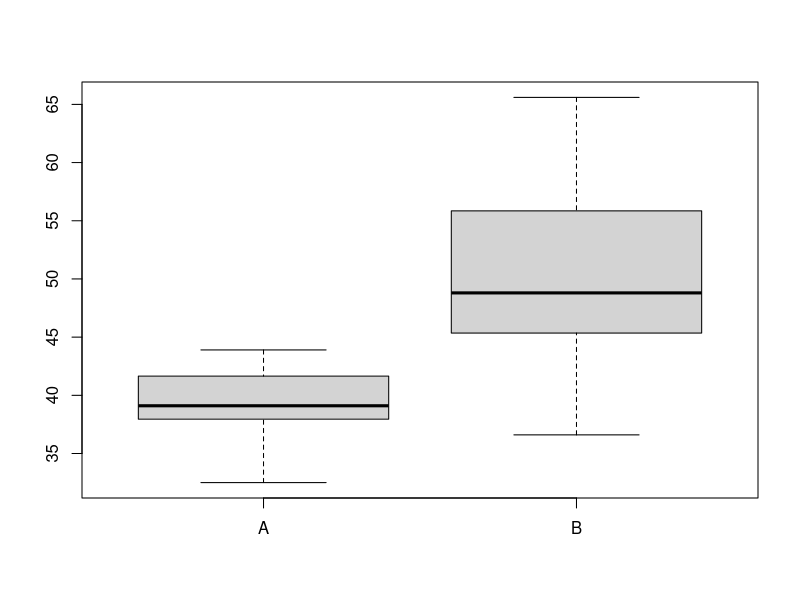
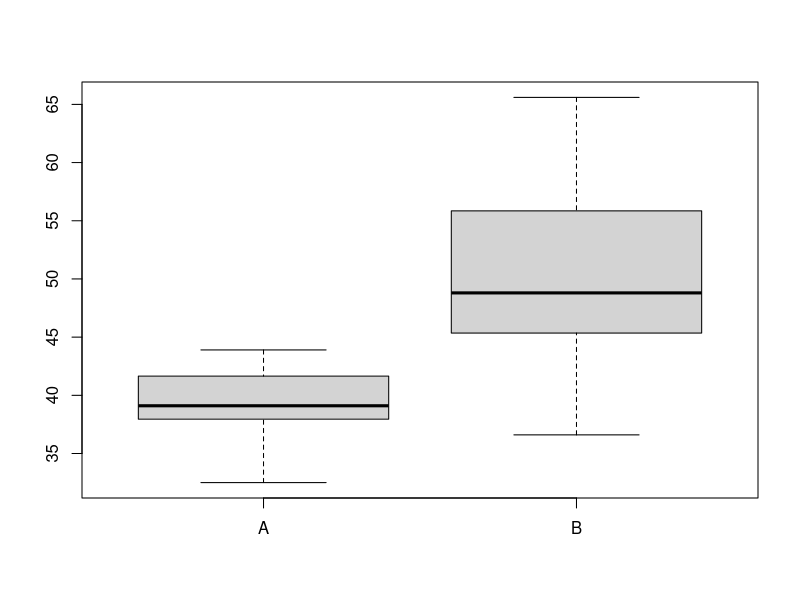
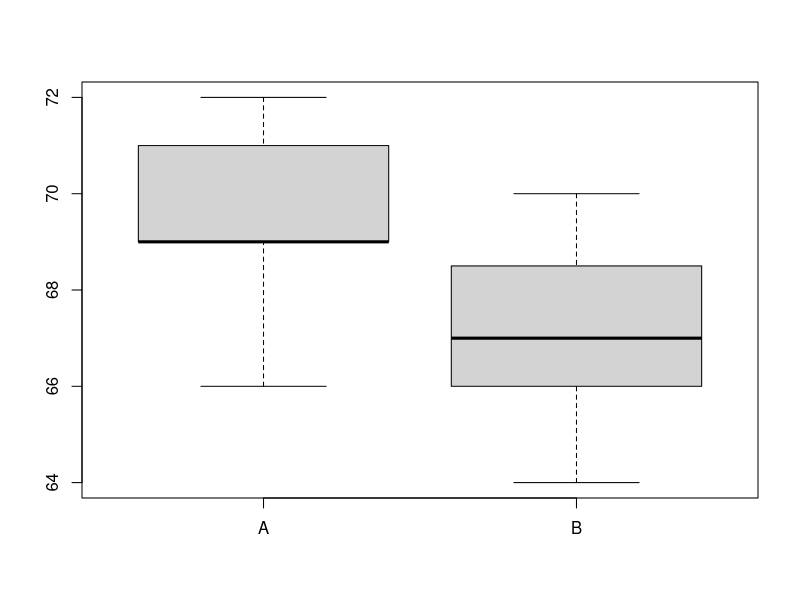
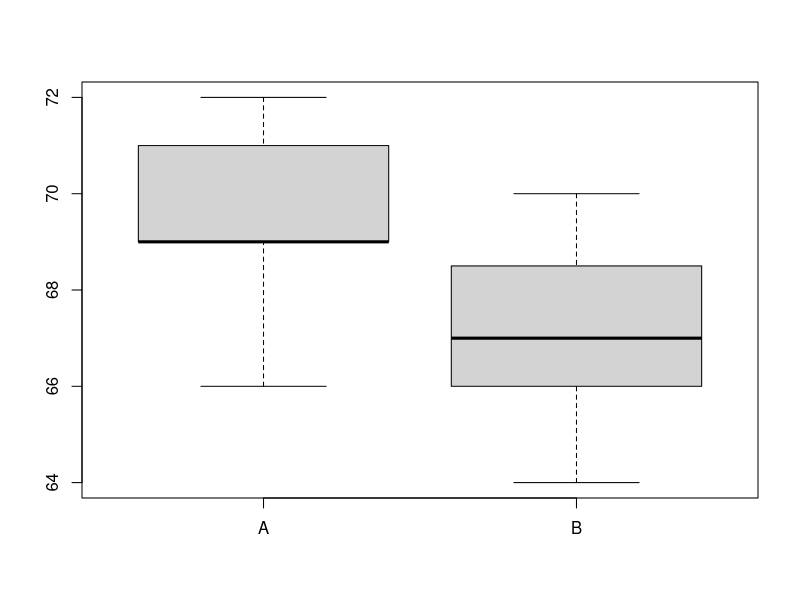
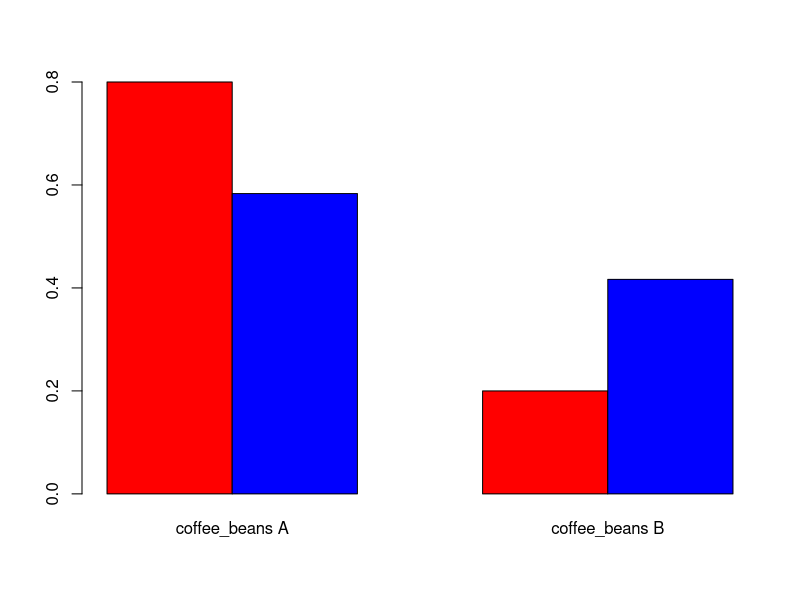

Write the R code that produced these figures, in order. (Note: this script raises an error after producing the figures.)
# # 두 집단 차이 거정
# 모수 :  평균 -> 독립된(연속형) 두 모집단 종속된 -> paired
#         비율
#         빈도

# 2. 평균이 이고 분산이 인 정규모집단과 평균이  이고 분산이   인 정규모집단에서 독립적으로 각각 15개씩 랜덤하게 표본을 추출한 결과과 다음과 같다고 하자. 각 질문에
# 대한 답을 기술하되, R을 이용하고 R코드와 결과도 함께 기술하시오.

# 1) 표본 자료에 대한 데이터 객체를 생성하시오.
x <- c(39.1,
       38.4,
       32.5,
       42.3,
       43.9,
       39.6,
       40.2 ,
       38.0,
       42.3,
       34.6,
       41.4,
       38.7,
       41.9,
       37.9,
       36.9)
y <- c (55.3,
        50.2,
        47.0,
        65.2,
        44.0,
        46.7,
        48.8,
        36.6,
        57.5,
        51.1,
        46.7,
        42.6,
        65.6,
        56.4,
        38.4)

# 2) 두 모집단에서 관측한 데이터에 대한 상자그림표를 그리고 자료에 대한 분포에 대하여 설명하시오.
boxplot(x, y, names = c("A", "B"))
box <- boxplot(x, y, names = c("A", "B"))
? boxplot
box$stats # 최소 최대 4분위수
# [,1]  [,2]
# [1,] 32.50 36.60
# [2,] 37.95 45.35
# [3,] 39.10 48.80
# [4,] 41.65 55.85
# [5,] 43.90 65.60

# 3) 각 표본에 대한 평균과 표준편차를 구하시오.
mean(x)
mean(y)
sd(x)
sd(y)
# 4) 두 모집단이 정규분포를 따른다고 할 수 있는지 유의수준 5%로 검정하시오.
? shapiro.test # Performs the Shapiro-Wilk test of normality.

shapiro.test(x)
shapiro.test(y)
# p-value = 0.7022
# p-value = 0.6617
# p-value > 0.05이므로 데이터가 정규 분포를 따른다는 귀무가설을 기각할 수 없다.

# 5) 두 모집단의 분산이 같다고 할 수 있는지 유의수준 5%로 점정하시오.
var.test(x, y)
var_test <- var.test(x,
                     y,
                     ratio = 1,
                     alternative = "two.sided",
                     conf.level = 0.95)
var_test
# p-value = 0.0003937
# p-value가 0.05보다 작으므로 분산은 유의미하게 다르다고 볼수 있습니다.

# 6) 두 모집단의 모평균 차이를 추정하시오.
t.test(x, y, var.equal = FALSE)

#p-value = 0.0002159
# 차이가 유의미하다.
# 7) 두 모집단의 모평균 차이에 대하여 95% 신뢰구간을 구하시오.
# 95 percent confidence interval:
# -15.92532  -5.99468
# 8) 두 모집단의 모평균이 같다고 할 수 있는지 유의수준 5%로 검정하시오.
# 3. 운동요법이 몸무게에 영향을 미치는지를 조사하기 위해 15명을 대상으로 운동요법 실시
# 전후의 몸무게를 측정하였다. 각 질문에 대한 답을 기술하되, R을 이용하고 R코드와 결
# 과도 함께 기술하시오.
# 1 2 3 4 5 6 7 8 9 10 11 12 13 14 15

# 1) 이 자료에 대한 데이터 객체를 생성하시오.
x <- c(71, 72, 66, 69, 69, 69, 70, 67, 72, 67, 71, 72, 69, 69, 70)
y <- c(69, 67, 68, 68, 70, 67, 67, 64, 65, 64, 66, 70, 70, 67 , 66)
# 2) 운동 전후 체중 차이에 대한 상자그림표를 작성하고 결과를 해석하시오.
boxplot(x, y, names = c("A", "B"))
box <- boxplot(x, y, names = c("A", "B"))
#? boxplot
# box$stats # 최소 최대 4분위수
# [,1] [,2]
# [1,]   66 64.0
# [2,]   69 66.0
# [3,]   69 67.0
# [4,]   71 68.5
# [5,]   72 70.0

# 3) 운동 전후 체중 차이가 정규분포를 따른다고 할 수 있는지 유의수준 5%로 검정하시오.
shapiro.test(x)
shapiro.test(y)
# p-value = 0.1989
# p-value = 0.2741
# 0.05보다 크므로 정규분포를 따른다.
# 4) 체중 차이에 대한 표본평균과 표준편차를 구하시오.
mean(x)
mean(y)
sd(x)
sd(y)
# 5) 운동 전후 체중의 모평균 차이에 대한 95% 신뢰구간을 구하시오.
var.test(x, y)
# p-value = 0.8172
t.test(x, y, var.equal = TRUE)
# p-value = 0.002763
# 차이가 유의미하다.
# 6) 운동 후 체중이 감소했다고 할 수 있는지 유의수준 5%로 검정하고 결과를 기술하시오,

beans <- matrix(c(160, 40, 175, 125), nrow = 2, byrow = TRUE)
rownames(beans) <- c("region I", "region II")
colnames(beans) <- c("coffee_beans A", "coffee_beans B")
bean_prop <- prop.table(beans, margin = 1)
bean_prop
barplot(bean_prop, col = c("red", "blue"), beside = TRUE)
legend(locator(1), c("region I", "region II"), fill = c("red", "blue"))
prop_test <- prop.test(beans,
                       p = NULL,
                       alternative = "two.sided",
                       correct = FALSE)

prop_test
summary(prop_test)
prop <- prop_test$estimate
prop
diff_prop <- prop[1] - prop[2]
names(diff_prop) <- c("difference in mean")
diff_prop


# 4. 어떤 제조공장에서 생산라인 I에서 생산한 제품 300개를 랜덤 추출하여 조사한 결과 불량품이 6개, 생산라인 II에서 생산한 제품 400개를 랜덤 추출하여 조사한 결과 불량품이 10개가 발견되었다. 각 질문에 대한 답을 기술하되, R을 이용하고 R코드와 결과도 함께
x <- c(294 , 390)
y <- c(6 , 10)
var <- matrix(c(294, 6, 390, 10), nrow = 2, byrow = TRUE)
rownames(var) <- c("I", "II")
colnames(var) <- c("양호품", "불량품")
# 1) 각 셀의 비율을 구하라.
var_prop <- prop.table(var, margin = 1)
barplot(var_prop)
# 2) 생산라인 I의 불량률   과 생산라인 II의 불량률   와의 차이에 대한 95% 신뢰구간을 구하고, 결과에 대하여 해석하시오.
prop_test <- prop.test(var,
                       p = NULL,
                       alternative = "two.sided",
                       correct = FALSE)
prop_test
# p-value = 0.6614 0.05보다 크다.
summary(prop_test)
prop <- prop_test$estimate
prop
diff_prop <- prop[1] - prop[2]
names(diff_prop) <- c("difference in mean")
diff_prop

# 3) 두 생산라인에서의 제품 불량률이 다르다고 할 수 있는지 유의수준 5%로 검정하고 그 결과를 기술하시오.
# 4) 연속성보정을 실시하여 2)번과 3)번을 푸시오.
prop_test_correct <- prop.test(var,
                               p = NULL,
                               alternative =
                                 "two.sided",
                               correct = TRUE)
prop_test_correct

install.packages("MASS")
library(MASS)

View(UScrime)
str(UScrime)
help(lm)
m <- lm(dist ~ speed, cars)
m
summary(m)
coef(m)

fitted(m)
data.frame(cars$speed, cars$dist, fitted(m), residuals(m))
fitted(m)[1:4]
residuals(m)[1:4]
fitted(m)[1:4] + residuals(m)[1:4]
cars$dist[1:4]
confint(m)
deviance(m)
m
predict(m, newdata = data.frame(speed = 3))
coef(m) - 17.579095 + 3.932409 * 3 # 회귀계수로 직접 계산한 예측값
predict(m, newdata = data.frame(speed = 3), interval = "confidence")
predict(m, newdata = data.frame(speed = 3), interval = "prediction")
summary(m)
anova(m)
(full <- lm(dist ~ speed, data = cars))
(reduce <- lm(dist ~ 1, data = cars))
anova(reduce, full)
shapiro.test(residuals(m))
plot(cars$speed, cars$dist)
abline(coef(m))
summary(cars$speed)
predict(m, newdata = data.frame(speed = seq(4.0, 25.0, .2)), interval = "confidence")
speed <- seq(min(cars$speed), max(cars$speed), .1)
ys <-
  predict(m, newdata = data.frame(speed), interval = "confidence")
matplot(speed, ys, type = 'n')
matlines(speed, ys, lty = c(1, 2, 2), col = 1)

# 실습1
#  한 수출기업에서 원달러 환율과 수출액(억원)간의 관계 분석
#  회귀식(모형) 추정


# 환율이 영향을 주는 변수

x <-
  c(1095, 1110, 1086, 1074, 1098 , 1105 , 1163, 1124 , 1088, 1064)
y <- c(49 , 52, 48 , 49 , 50 , 51 , 50 , 51, 49, 48)
x<-x[-7]
y<-y[-7]

? lm
# 종속 독
m <- lm(y ~ x)
plot(m)
m
summary(m)
x_c<-x[-7]
y_c<-y[-7]
m1 <- lm(y_c ~ x_c)
summary(m1)
plot(m1)
coef(m)
coef(m1)
fitted(m)[1:4]
residuals(m)[1:4]
confint(m)
deviance(m)
#  회귀모형 가정에 대한 평가
#  회귀모형에 대한 평가
#  회귀식을 통한 예측
m
predict(m, newdata = data.frame(x = 0.2))
coef(m)
51.2613941  + 0.2292225 * 0.2
predict(m, newdata = data.frame(x = 0.2), interval = "confidence")
predict(m, newdata = data.frame(x = 0.2), interval = "prediction")
summary(m)
# 실습2
#  대학 졸업자의 근무연수와 연봉의 관계 분석
year <-
  c(26, 16, 20, 7 , 22, 15, 29, 28, 17, 3, 1 , 16, 19, 13, 27, 4 , 30, 8, 3, 12)
salary <-
  c(
    1267,
    887,
    1022,
    511,
    1193,
    795,
    1713,
    1477,
    991,
    455,
    324,
    944,
    1232,
    808,
    1296,
    486,
    1516 ,
    565 ,
    299,
    830
  )
#  회귀식(모형) 추정
m <- lm(salary ~ year)
m
summary(m)
coef(m)
plot(m)
fitted(m)[1:4]
residuals(m)[1:4]
confint(m)
deviance(m)
#  회귀모형 가정에 대한 평가
#  회귀모형에 대한 평가
#  회귀식을 통한 예측
predict(m, newdata = data.frame(year = 42))
coef(m)
51.2613941  + 0.2292225 * 0.2
predict(m, newdata = data.frame(year = 42), interval = "confidence")
predict(m, newdata = data.frame(year = 42), interval = "prediction")
summary(m)

